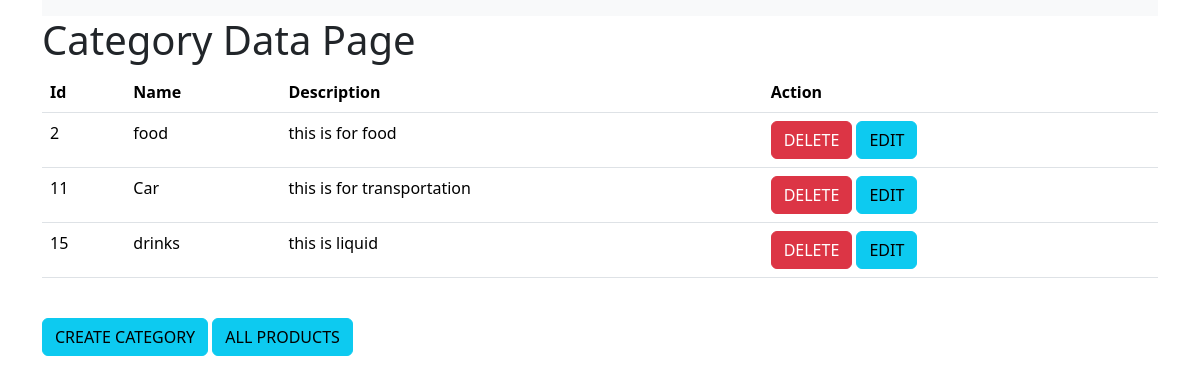
Page /allcat (signed in) on the committed database.
### inventoryapp/models.py (models this page shows, shortened)
class Category(models.Model):
    name = models.CharField(max_length=30, null=False)
    description = models.CharField(max_length=50, null=False)
    class Meta:
        verbose_name = "Categorie"

### inventoryapp/views.py (the view)
# urls.py: path('allcat', views.allcategory, name='allcat'),
def allcategory(request):
    all_cat = Category.objects.all()
    return render(request, "allcat.html", context={"all_cats": all_cat})

### templates/allcat.html (shortened to what this page needs)
<!DOCTYPE html>
<html lang="en">
<head>
     <link href="https://cdn.jsdelivr.net/npm/bootstrap@5.3.2/dist/css/bootstrap.min.css" rel="stylesheet"
>
</head>
<body>
<div class="container">
  <div class="row justify-content-center">
    <div class="col-md-12">
<nav class="navbar bg-dark navbar-expand-lg bg-body-tertiary">
</nav>
  <marquee><h1> Category Data Page</h1></marquee>
        <table class="table">
          <thead>
            <tr>
                <th scope="col">Id</th>
                <th scope="col">Name</th>
                <th scope="col">Description</th>
                <th scope="col">Action</th>
            </tr>
          </thead>
          <tbody>
             {% for cat in all_cats %}
            <tr>
                <td>{{cat.id}}</td>
                <td>{{cat.name}}</td>
                <td>{{cat.description}}</td>
                <td><a href="{% url 'removecat' cat.id %}" class="btn btn-danger">DELETE</a>
                    <a href="{% url 'updatecat' cat.id %}" class="btn btn-info">EDIT</a>
                </td>
            </tr>
            {% endfor %}
          </tbody>
        </table><br>
         <a href="{% url 'createcategory' %}" class="btn btn-info">CREATE CATEGORY</a>
        <a href="{% url 'allproducts'%}" class="btn btn-info">ALL PRODUCTS</a>
        <br><br>
    </div>
  </div>
</div>
</body>
</html>

### rows in the picture
Category: id "2", name "food", description "this is for food"
Category: id "11", name "Car", description "this is for transportation"
Category: id "15", name "drinks", description "this is liquid"
